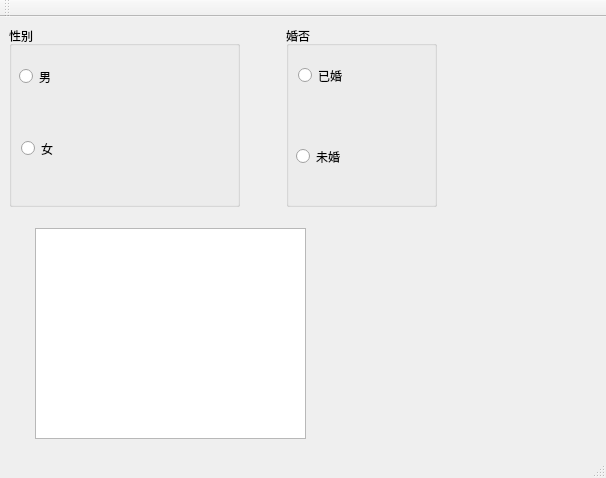
<?xml version="1.0" encoding="UTF-8"?>
<ui version="4.0">
 <class>MainWindow</class>
 <widget class="QMainWindow" name="MainWindow">
  <property name="geometry">
   <rect>
    <x>0</x>
    <y>0</y>
    <width>606</width>
    <height>478</height>
   </rect>
  </property>
  <property name="windowTitle">
   <string>MainWindow</string>
  </property>
  <widget class="QWidget" name="centralWidget">
   <widget class="QGroupBox" name="groupBox">
    <property name="geometry">
     <rect>
      <x>9</x>
      <y>9</y>
      <width>231</width>
      <height>181</height>
     </rect>
    </property>
    <property name="title">
     <string>性别</string>
    </property>
    <widget class="QRadioButton" name="radioButtonNan">
     <property name="geometry">
      <rect>
       <x>10</x>
       <y>30</y>
       <width>71</width>
       <height>41</height>
      </rect>
     </property>
     <property name="text">
      <string>男</string>
     </property>
    </widget>
    <widget class="QRadioButton" name="radioButtonNv">
     <property name="geometry">
      <rect>
       <x>12</x>
       <y>97</y>
       <width>71</width>
       <height>51</height>
      </rect>
     </property>
     <property name="text">
      <string>女</string>
     </property>
    </widget>
   </widget>
   <widget class="QGroupBox" name="groupBox_2">
    <property name="geometry">
     <rect>
      <x>286</x>
      <y>9</y>
      <width>151</width>
      <height>181</height>
     </rect>
    </property>
    <property name="title">
     <string>婚否</string>
    </property>
    <widget class="QRadioButton" name="radioButton_3">
     <property name="geometry">
      <rect>
       <x>12</x>
       <y>29</y>
       <width>121</width>
       <height>41</height>
      </rect>
     </property>
     <property name="text">
      <string>已婚</string>
     </property>
    </widget>
    <widget class="QRadioButton" name="radioButton_4">
     <property name="geometry">
      <rect>
       <x>10</x>
       <y>110</y>
       <width>131</width>
       <height>41</height>
      </rect>
     </property>
     <property name="text">
      <string>未婚</string>
     </property>
    </widget>
   </widget>
   <widget class="QListWidget" name="listWidget">
    <property name="geometry">
     <rect>
      <x>35</x>
      <y>211</y>
      <width>271</width>
      <height>211</height>
     </rect>
    </property>
   </widget>
  </widget>
  <widget class="QMenuBar" name="menuBar">
   <property name="geometry">
    <rect>
     <x>0</x>
     <y>0</y>
     <width>606</width>
     <height>21</height>
    </rect>
   </property>
  </widget>
  <widget class="QToolBar" name="mainToolBar">
   <attribute name="toolBarArea">
    <enum>TopToolBarArea</enum>
   </attribute>
   <attribute name="toolBarBreak">
    <bool>false</bool>
   </attribute>
  </widget>
  <widget class="QStatusBar" name="statusBar"/>
 </widget>
 <layoutdefault spacing="6" margin="11"/>
 <resources/>
 <connections/>
</ui>
